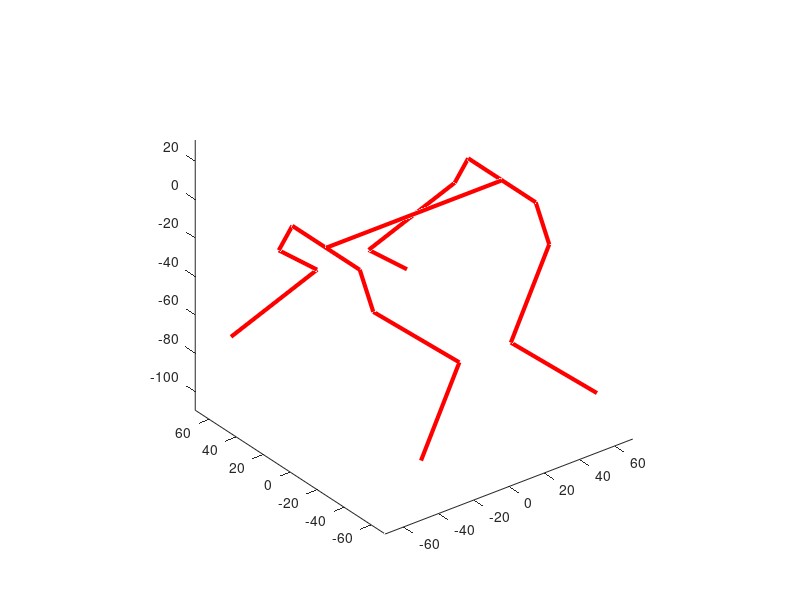

MATLAB code to generate this figure:
% test
function test()

l=100;
w=50;
a=20;
b=50;
c=50;

R1=[l/2 -w/2 0]';
R2=[-l/2, -w/2 0]';
L1=[l/2 w/2 0]';
L2=[-l/2, w/2 0]';

plot3([-l/2 l/2],[0 0],[0 0],'Color','r','Linewidth',3);
axis equal;
hold on;
plot3([R1(1) L1(1)],[R1(2) L1(2)],[R1(3) L1(3)],'Color','r','Linewidth',3);
plot3([R2(1) L2(1)],[R2(2) L2(2)],[R2(3) L2(3)],'Color','r','Linewidth',3);

%% R1 leg
R_12=Rx(pi-pi/6);
R_23=Ry(pi/4);
R_34=Ry(-pi/2);
R1a=R1+R_12*[0 0 a]';
R1b=R1+R_12*([0 0 a]'+R_23*[0 0 b]');
R1c=R1+R_12*([0 0 a]'+R_23*([0 0 b]'+R_34*[0 0 c]'));

plot3([R1(1) R1a(1)],[R1(2) R1a(2)],[R1(3) R1a(3)],'Color','r','Linewidth',3);
plot3([R1a(1) R1b(1)],[R1a(2) R1b(2)],[R1a(3) R1b(3)],'Color','r','Linewidth',3);
plot3([R1b(1) R1c(1)],[R1b(2) R1c(2)],[R1b(3) R1c(3)],'Color','r','Linewidth',3);

%% L1 leg
R_12=Rx(pi+pi/6);
R_23=Ry(pi/4);
R_34=Ry(-pi/2);
L1a=L1+R_12*[0 0 a]';
L1b=L1+R_12*([0 0 a]'+R_23*[0 0 b]');
L1c=L1+R_12*([0 0 a]'+R_23*([0 0 b]'+R_34*[0 0 c]'));

plot3([L1(1) L1a(1)],[L1(2) L1a(2)],[L1(3) L1a(3)],'Color','r','Linewidth',3);
plot3([L1a(1) L1b(1)],[L1a(2) L1b(2)],[L1a(3) L1b(3)],'Color','r','Linewidth',3);
plot3([L1b(1) L1c(1)],[L1b(2) L1c(2)],[L1b(3) L1c(3)],'Color','r','Linewidth',3);

%% R2 leg
R_12=Rx(pi-pi/6);
R_23=Ry(-pi/4);
R_34=Ry(pi/2);
R2a=R2+R_12*[0 0 a]';
R2b=R2+R_12*([0 0 a]'+R_23*[0 0 b]');
R2c=R2+R_12*([0 0 a]'+R_23*([0 0 b]'+R_34*[0 0 c]'));

plot3([R2(1) R2a(1)],[R2(2) R2a(2)],[R2(3) R2a(3)],'Color','r','Linewidth',3);
plot3([R2a(1) R2b(1)],[R2a(2) R2b(2)],[R2a(3) R2b(3)],'Color','r','Linewidth',3);
plot3([R2b(1) R2c(1)],[R2b(2) R2c(2)],[R2b(3) R2c(3)],'Color','r','Linewidth',3);

%% L1 leg
R_12=Rx(pi+pi/6);
R_23=Ry(-pi/4);
R_34=Ry(pi/2);
L2a=L2+R_12*[0 0 a]';
L2b=L2+R_12*([0 0 a]'+R_23*[0 0 b]');
L2c=L2+R_12*([0 0 a]'+R_23*([0 0 b]'+R_34*[0 0 c]'));

plot3([L2(1) L2a(1)],[L2(2) L2a(2)],[L2(3) L2a(3)],'Color','r','Linewidth',3);
plot3([L2a(1) L2b(1)],[L2a(2) L2b(2)],[L2a(3) L2b(3)],'Color','r','Linewidth',3);
plot3([L2b(1) L2c(1)],[L2b(2) L2c(2)],[L2b(3) L2c(3)],'Color','r','Linewidth',3);
endfunction

function [R]=Rx(fi)
R=[1 0 0;
0 cos(fi) -sin(fi);
0 sin(fi) cos(fi)];	
endfunction

function [R]=Ry(fi)
R=[cos(fi) 0 -sin(fi);
0 1 0;
sin(fi) 0  cos(fi)];	
endfunction
